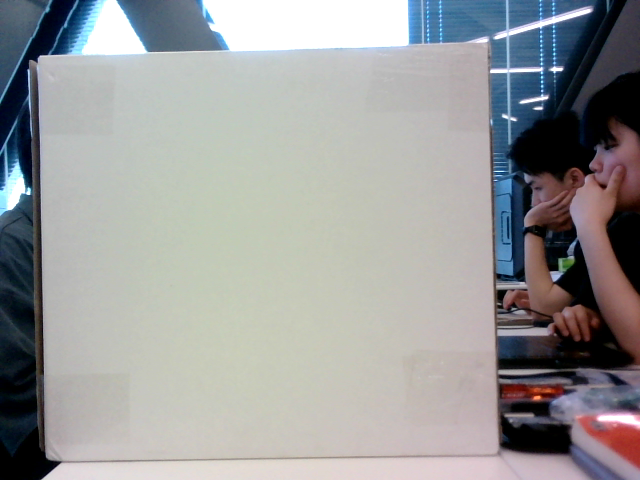
//> input picture sample_programs/sample_opencv/img39.png, 640 x 480 px
$ ./sample_main   (built with g++ and OpenCV 4)
//> lines starting //> are read from the running program, lines starting //| are printed output that depends on the picture
#include <stdio.h>
#include <opencv2/core.hpp>
#include <opencv2/highgui/highgui.hpp>
#include <opencv2/imgcodecs/imgcodecs.hpp>
#include <opencv2/imgproc/imgproc.hpp>

int main(void)
{
    cv::Mat img;
    int height, width;

    img = cv::imread("img39.png", 1);
//> img is the input picture: 480 rows x 640 cols, CV_8UC3; mean B, G, R 154.7, 154.8, 154
    height = img.rows;
//> height = 480
    width = img.cols;
//> width = 640
    printf("h=%d w=%d\n", height, width);
//| h=480 w=640
    cv::Mat gry_img(height, width, CV_8U);
    cv::Mat prc_img(height, width, CV_8U);

    cv::cvtColor(img, gry_img, cv::COLOR_BGR2GRAY);
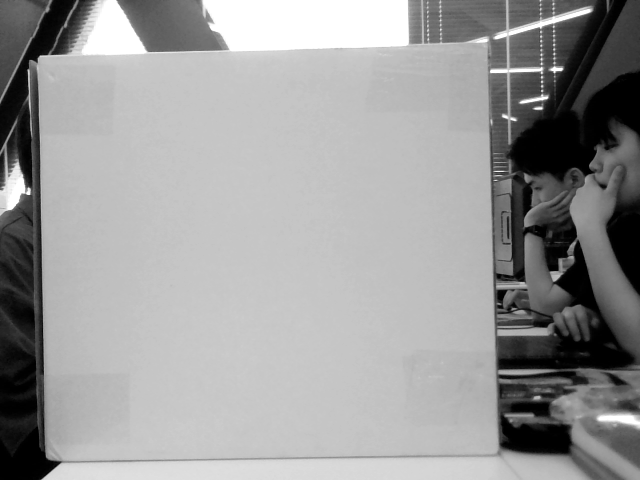
//> gry_img: 480 rows x 640 cols, CV_8UC1; min 0, max 255, mean 154.5

    for (int y = 0; y < height; y++) {
        for (int x = 0; x < width; x++) {
            prc_img.at<uchar>(y, x) = 255 - gry_img.at<uchar>(y, x);
        }
    }
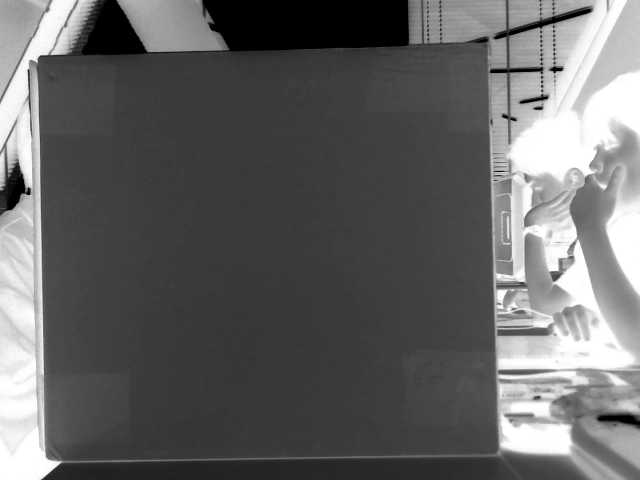
//> prc_img: 480 rows x 640 cols, CV_8UC1; min 0, max 255, mean 100.5

    cv::imshow("img", img);
    cv::imshow("gry_img", gry_img);
    cv::imshow("prc_img", prc_img);

    cv::imwrite("dst_img.bmp", gry_img);

    cv::waitKey(0);

    return 0;
}
